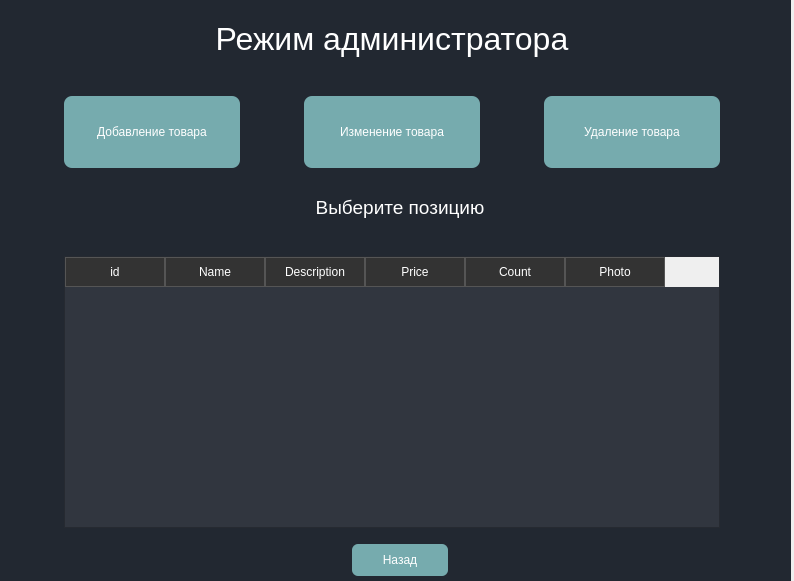
<?xml version="1.0" encoding="UTF-8"?>
<ui version="4.0">
 <class>MainWindow</class>
 <widget class="QMainWindow" name="MainWindow">
  <property name="geometry">
   <rect>
    <x>0</x>
    <y>0</y>
    <width>794</width>
    <height>581</height>
   </rect>
  </property>
  <property name="windowTitle">
   <string>MainWindow</string>
  </property>
  <property name="styleSheet">
   <string notr="true"/>
  </property>
  <widget class="QWidget" name="centralwidget">
   <widget class="QLabel" name="label">
    <property name="geometry">
     <rect>
      <x>176</x>
      <y>16</y>
      <width>432</width>
      <height>48</height>
     </rect>
    </property>
    <property name="text">
     <string>&lt;html&gt;&lt;head/&gt;&lt;body&gt;&lt;p align=&quot;center&quot;&gt;&lt;span style=&quot; font-size:24pt; color:#ffffff;&quot;&gt;Режим администратора&lt;/span&gt;&lt;/p&gt;&lt;/body&gt;&lt;/html&gt;</string>
    </property>
   </widget>
   <widget class="QPushButton" name="add_btn">
    <property name="geometry">
     <rect>
      <x>64</x>
      <y>96</y>
      <width>176</width>
      <height>72</height>
     </rect>
    </property>
    <property name="styleSheet">
     <string notr="true">QPushButton {
                background-color: #76ABAE;
                color: white;
                font: bold 12px 'Segoe UI';
                border-radius: 8px;
                padding: 10px 24px;
                min-width: 50px;
                border: none;
            }
            QPushButton:hover {
                background-color: #5d8b8e;
            }
            QPushButton:pressed {
                background-color: #4a6d6f;
            }</string>
    </property>
    <property name="text">
     <string>Добавление товара</string>
    </property>
   </widget>
   <widget class="QPushButton" name="change_btn">
    <property name="geometry">
     <rect>
      <x>304</x>
      <y>96</y>
      <width>176</width>
      <height>72</height>
     </rect>
    </property>
    <property name="styleSheet">
     <string notr="true">QPushButton {
                background-color: #76ABAE;
                color: white;
                font: bold 12px 'Segoe UI';
                border-radius: 8px;
                padding: 10px 24px;
                min-width: 50px;
                border: none;
            }
            QPushButton:hover {
                background-color: #5d8b8e;
            }
            QPushButton:pressed {
                background-color: #4a6d6f;
            }</string>
    </property>
    <property name="text">
     <string>Изменение товара</string>
    </property>
   </widget>
   <widget class="QPushButton" name="del_btn">
    <property name="geometry">
     <rect>
      <x>544</x>
      <y>96</y>
      <width>176</width>
      <height>72</height>
     </rect>
    </property>
    <property name="styleSheet">
     <string notr="true">QPushButton {
                background-color: #76ABAE;
                color: white;
                font: bold 12px 'Segoe UI';
                border-radius: 8px;
                padding: 10px 24px;
                min-width: 50px;
                border: none;
            }
            QPushButton:hover {
                background-color: #5d8b8e;
            }
            QPushButton:pressed {
                background-color: #4a6d6f;
            }</string>
    </property>
    <property name="text">
     <string>Удаление товара</string>
    </property>
   </widget>
   <widget class="QLabel" name="label_2">
    <property name="geometry">
     <rect>
      <x>304</x>
      <y>192</y>
      <width>192</width>
      <height>32</height>
     </rect>
    </property>
    <property name="text">
     <string>&lt;html&gt;&lt;head/&gt;&lt;body&gt;&lt;p align=&quot;center&quot;&gt;&lt;span style=&quot; font-size:14pt; color:#ffffff;&quot;&gt;Выберите позицию&lt;/span&gt;&lt;/p&gt;&lt;/body&gt;&lt;/html&gt;</string>
    </property>
   </widget>
   <widget class="QTableWidget" name="product_table">
    <property name="geometry">
     <rect>
      <x>64</x>
      <y>256</y>
      <width>656</width>
      <height>272</height>
     </rect>
    </property>
    <property name="styleSheet">
     <string notr="true">QHeaderView::section {
    background-color: #333;     /* Цвет фона */
    color: white;              /* Цвет текста */
    padding: 5px;              /* Отступы */
    border: 1px solid #555;    /* Границы */
}

/* Фон всей таблицы и цвет сетки */
QTableWidget {
    background-color: rgb(49, 54, 63);
    gridline-color: rgb(80, 80, 80); /* Цвет линий сетки */
}

/* Стиль для текста в ячейках */
QTableWidget QTableCornerButton::section,
QTableWidget::item {
    color: rgb(255, 255, 255); /* Белый текст */
    background-color: transparent; /* Прозрачный фон (или свой цвет) */
}

/* Дополнительно: стиль для выделенных ячеек */
QTableWidget::item:selected {
    background-color: rgb(75, 110, 175); /* Синий при выделении */
    color: white;
}</string>
    </property>
    <property name="horizontalScrollBarPolicy">
     <enum>Qt::ScrollBarPolicy::ScrollBarAlwaysOff</enum>
    </property>
    <property name="autoScroll">
     <bool>false</bool>
    </property>
    <property name="wordWrap">
     <bool>true</bool>
    </property>
    <column>
     <property name="text">
      <string>id</string>
     </property>
    </column>
    <column>
     <property name="text">
      <string>Name</string>
     </property>
    </column>
    <column>
     <property name="text">
      <string>Description</string>
     </property>
    </column>
    <column>
     <property name="text">
      <string>Price</string>
     </property>
    </column>
    <column>
     <property name="text">
      <string>Count</string>
     </property>
    </column>
    <column>
     <property name="text">
      <string>Photo</string>
     </property>
    </column>
   </widget>
   <widget class="QLabel" name="label_3">
    <property name="geometry">
     <rect>
      <x>0</x>
      <y>0</y>
      <width>791</width>
      <height>581</height>
     </rect>
    </property>
    <property name="styleSheet">
     <string notr="true">background-color: rgb(34, 40, 49);</string>
    </property>
    <property name="text">
     <string/>
    </property>
   </widget>
   <widget class="QPushButton" name="back_btn">
    <property name="geometry">
     <rect>
      <x>352</x>
      <y>544</y>
      <width>96</width>
      <height>32</height>
     </rect>
    </property>
    <property name="styleSheet">
     <string notr="true">QPushButton {
                background-color: #76ABAE;
                color: white;
                font: bold 11px 'Segoe UI';
                border-radius: 6px;
                padding: 6px 16px;
                min-width: 50px;
                border: none;
            }
            QPushButton:hover {
                background-color: #5d8b8e;
            }
            QPushButton:pressed {
                background-color: #4a6d6f;
            }</string>
    </property>
    <property name="text">
     <string>Назад</string>
    </property>
   </widget>
   <zorder>label_3</zorder>
   <zorder>label</zorder>
   <zorder>add_btn</zorder>
   <zorder>change_btn</zorder>
   <zorder>del_btn</zorder>
   <zorder>label_2</zorder>
   <zorder>product_table</zorder>
   <zorder>back_btn</zorder>
  </widget>
 </widget>
 <resources/>
 <connections/>
</ui>
